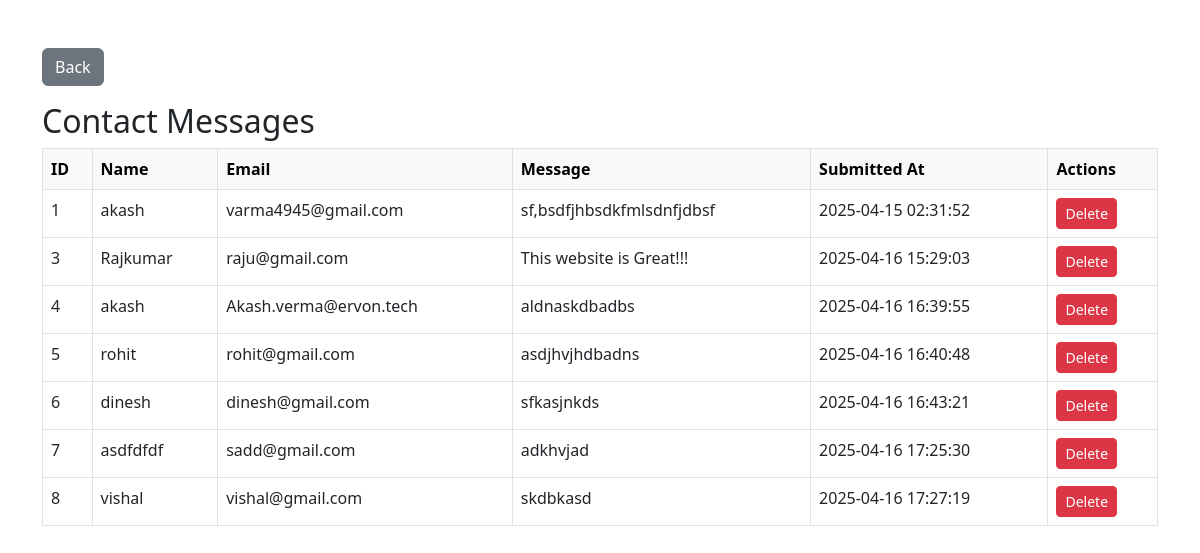
Page /UniMates/view-contact-messages.php (signed in) on the committed database.
### tables this page shows
CREATE TABLE `contact_us` (
  `id` int(11) NOT NULL,
  `name` varchar(100) NOT NULL,
  `email` varchar(100) NOT NULL,
  `message` text NOT NULL,
  `created_at` timestamp NOT NULL DEFAULT current_timestamp()
);

### UniMates/view-contact-messages.php (the view, shortened to what this page needs)
<?php
include 'db/conn.php';
$query = "SELECT id, name, email, message, created_at FROM contact_us";
$result = mysqli_query($conn, $query);
?>
<!DOCTYPE html>
<html lang="en">
<head>
    <link href="https://cdn.jsdelivr.net/npm/bootstrap@5.3.0/dist/css/bootstrap.min.css" rel="stylesheet">
</head>
<body>
<div class="container py-5">
<a href="admin.php" class="btn btn-secondary mb-3"><i class="bi bi-arrow-left"></i> Back</a>
    <h2>Contact Messages</h2>
    <table class="table table-bordered">
        <thead class="table-light">
            <tr>
                <th>ID</th>
                <th>Name</th>
                <th>Email</th>
                <th>Message</th>
                <th>Submitted At</th>
                <th>Actions</th>
            </tr>
        </thead>
        <tbody>
            <?php while ($row = mysqli_fetch_assoc($result)): ?>
                <tr>
                    <td><?= $row['id'] ?></td>
                    <td><?= $row['name'] ?></td>
                    <td><?= $row['email'] ?></td>
                    <td><?= $row['message'] ?></td>
                    <td><?= $row['created_at'] ?></td>
                    <td>
                        <a href="?delete_id=<?= $row['id'] ?>" class="btn btn-danger btn-sm" onclick="return confirm('Are you sure you want to delete this message?')">Delete</a>
                    </td>
                </tr>
            <?php endwhile; ?>
        </tbody>
    </table>
</div>
</body>
</html>

### rows in the picture
contact_us: id "1", name "akash", email "varma4945@gmail.com", message "sf,bsdfjhbsdkfmlsdnfjdbsf", created_at "2025-04-15 02:31:52"
contact_us: id "3", name "Rajkumar", email "raju@gmail.com", message "This website is Great!!!", created_at "2025-04-16 15:29:03"
contact_us: id "4", name "akash", email "Akash.verma@ervon.tech", message "aldnaskdbadbs", created_at "2025-04-16 16:39:55"
contact_us: id "5", name "rohit", email "rohit@gmail.com", message "asdjhvjhdbadns", created_at "2025-04-16 16:40:48"
contact_us: id "6", name "dinesh", email "dinesh@gmail.com", message "sfkasjnkds", created_at "2025-04-16 16:43:21"
contact_us: id "7", name "asdfdfdf", email "sadd@gmail.com", message "adkhvjad", created_at "2025-04-16 17:25:30"
contact_us: id "8", name "vishal", email "vishal@gmail.com", message "skdbkasd", created_at "2025-04-16 17:27:19"
